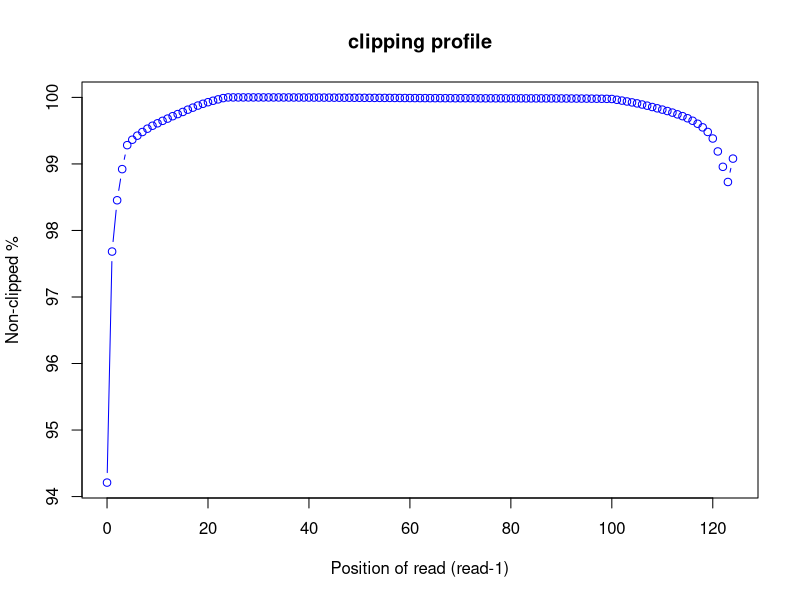
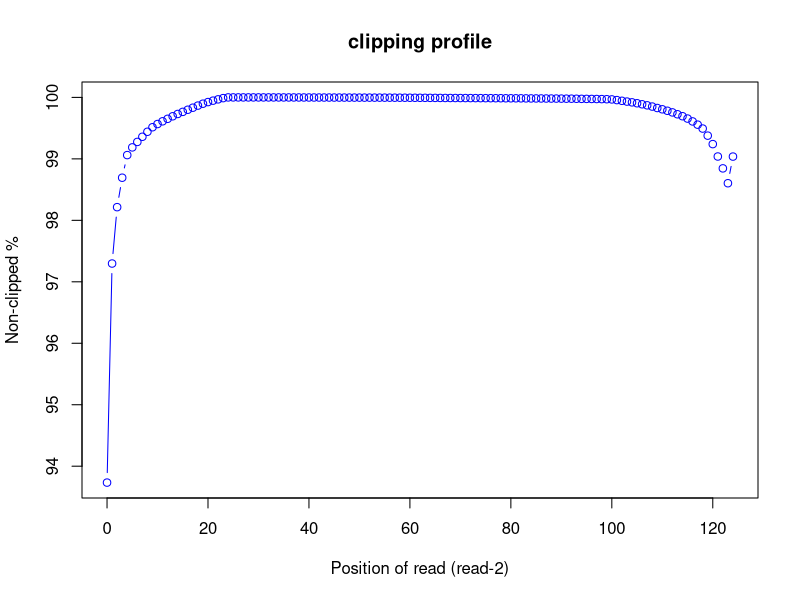

Write R code to recreate these figures, in order.
pdf("/home/genetics/HW1/raw_data/mapped/bam_files/clipping_profile/SRR11647689_clipping.clipping_profile.R1.pdf")
read_pos=c(0,1,2,3,4,5,6,7,8,9,10,11,12,13,14,15,16,17,18,19,20,21,22,23,24,25,26,27,28,29,30,31,32,33,34,35,36,37,38,39,40,41,42,43,44,45,46,47,48,49,50,51,52,53,54,55,56,57,58,59,60,61,62,63,64,65,66,67,68,69,70,71,72,73,74,75,76,77,78,79,80,81,82,83,84,85,86,87,88,89,90,91,92,93,94,95,96,97,98,99,100,101,102,103,104,105,106,107,108,109,110,111,112,113,114,115,116,117,118,119,120,121,122,123,124)
r1_clip_count=c(1074672.0,430074.0,286962.0,200107.0,133196.0,118077.0,106753.0,96563.0,87245.0,79064.0,72227.0,65363.0,59128.0,52392.0,46507.0,40597.0,34195.0,28568.0,22779.0,17754.0,13360.0,9320.0,5513.0,1935.0,0,3.0,6.0,6.0,11.0,16.0,18.0,33.0,40.0,60.0,89.0,105.0,143.0,183.0,246.0,285.0,328.0,375.0,452.0,508.0,596.0,691.0,772.0,832.0,898.0,992.0,1081.0,1154.0,1253.0,1318.0,1364.0,1397.0,1425.0,1524.0,1609.0,1686.0,1790.0,1915.0,1968.0,1992.0,2137.0,2148.0,2140.0,2199.0,2214.0,2348.0,2308.0,2250.0,2275.0,2387.0,2549.0,2535.0,2516.0,2551.0,2571.0,2613.0,2596.0,2561.0,2605.0,2686.0,2701.0,2688.0,2719.0,2726.0,2739.0,2792.0,2865.0,2938.0,3030.0,3136.0,3196.0,3287.0,3435.0,3601.0,3745.0,3974.0,4391.0,6578.0,8882.0,11329.0,13940.0,16679.0,19812.0,23059.0,26781.0,30419.0,34057.0,38008.0,42411.0,47255.0,52282.0,58153.0,65151.0,73499.0,83581.0,96362.0,114657.0,150746.0,193652.0,235959.0,170746.0)
r1_nonclip_count = 18560672 - r1_clip_count
plot(read_pos, r1_nonclip_count*100/(r1_clip_count + r1_nonclip_count),col="blue",main="clipping profile",xlab="Position of read (read-1)",ylab="Non-clipped %",type="b")
dev.off()
pdf("/home/genetics/HW1/raw_data/mapped/bam_files/clipping_profile/SRR11647689_clipping.clipping_profile.R2.pdf")
read_pos=c(0,1,2,3,4,5,6,7,8,9,10,11,12,13,14,15,16,17,18,19,20,21,22,23,24,25,26,27,28,29,30,31,32,33,34,35,36,37,38,39,40,41,42,43,44,45,46,47,48,49,50,51,52,53,54,55,56,57,58,59,60,61,62,63,64,65,66,67,68,69,70,71,72,73,74,75,76,77,78,79,80,81,82,83,84,85,86,87,88,89,90,91,92,93,94,95,96,97,98,99,100,101,102,103,104,105,106,107,108,109,110,111,112,113,114,115,116,117,118,119,120,121,122,123,124)
r2_clip_count=c(1151326.0,496551.0,328048.0,240036.0,172405.0,149392.0,133050.0,117665.0,102715.0,89183.0,79556.0,71416.0,63988.0,56441.0,49493.0,43205.0,36863.0,30765.0,24485.0,18798.0,13925.0,9693.0,5838.0,2148.0,2.0,4.0,4.0,7.0,12.0,14.0,22.0,30.0,39.0,54.0,74.0,77.0,99.0,132.0,154.0,195.0,236.0,255.0,308.0,344.0,359.0,392.0,438.0,480.0,521.0,542.0,590.0,624.0,624.0,651.0,666.0,712.0,760.0,827.0,877.0,934.0,1026.0,1097.0,1190.0,1249.0,1383.0,1471.0,1582.0,1715.0,1781.0,1835.0,1926.0,1961.0,2044.0,2110.0,2200.0,2267.0,2343.0,2416.0,2473.0,2604.0,2676.0,2701.0,2772.0,2905.0,3054.0,3094.0,3177.0,3286.0,3379.0,3466.0,3585.0,3773.0,3798.0,4045.0,4296.0,4427.0,4598.0,4795.0,5065.0,5395.0,6008.0,8025.0,10147.0,12467.0,14751.0,17467.0,20544.0,23656.0,27369.0,31687.0,35537.0,39941.0,44790.0,50368.0,56207.0,63238.0,71782.0,81452.0,93102.0,114292.0,139577.0,176638.0,212119.0,256533.0,176862.0)
r2_nonclip_count = 18372961 - r2_clip_count
plot(read_pos, r2_nonclip_count*100/(r2_clip_count + r2_nonclip_count),col="blue",main="clipping profile",xlab="Position of read (read-2)",ylab="Non-clipped %",type="b")
dev.off()
